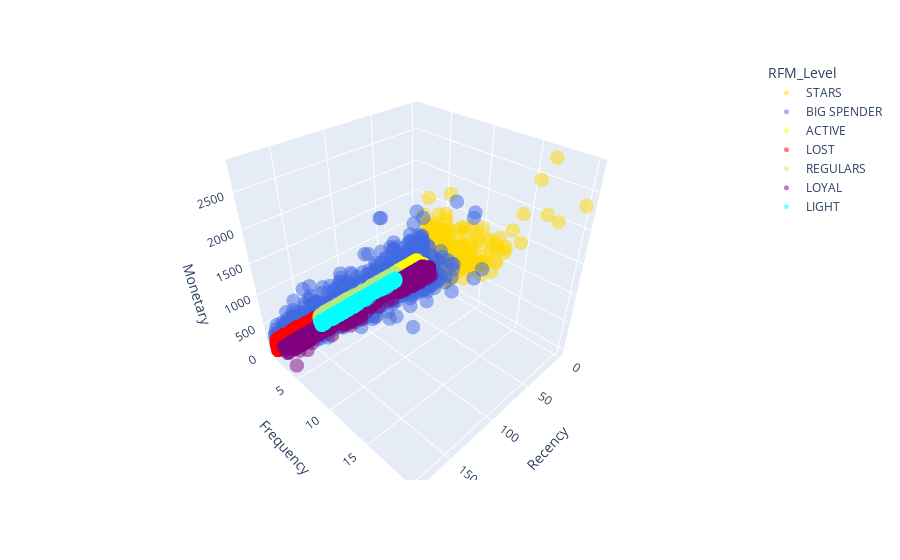

This figure's notebook cell:
### Markdown cell above
# iii. 3d Scatter Plot (RFM)

### Code cell
import plotly.express as px

fig = px.scatter_3d(df_RFM, x='Recency', y='Frequency', z='Monetary',
                    color = 'RFM_Level', opacity=0.5,
                    color_discrete_map = colors_dict)
#fig.show()
fig.update_traces(marker=dict(size=5),
                  
                  selector=dict(mode='markers'))
# tight layout
fig.show()

### Figure 1 — Plotly figure (JSON) as saved in the notebook; plotly's stock layout.template omitted (floating-point values rounded to 4 significant figures; data arrays with more than 128 entries replaced by an {"elided": "..."} marker saying what was removed)
{"data": [{"hovertemplate": "RFM_Level=STARS<br>Recency=%{x}<br>Frequency=%{y}<br>Monetary=%{z}<extra></extra>", "legendgroup": "STARS", "marker": {"color": "gold", "opacity": 0.5, "size": 5, "symbol": "circle"}, "mode": "markers", "name": "STARS", "scene": "scene", "showlegend": true, "type": "scatter3d", "x": {"elided": "1695 int values"}, "y": {"elided": "1695 int values"}, "z": {"elided": "1695 float values"}}, {"hovertemplate": "RFM_Level=BIG SPENDER<br>Recency=%{x}<br>Frequency=%{y}<br>Monetary=%{z}<extra></extra>", "legendgroup": "BIG SPENDER", "marker": {"color": "royalblue", "opacity": 0.5, "size": 5, "symbol": "circle"}, "mode": "markers", "name": "BIG SPENDER", "scene": "scene", "showlegend": true, "type": "scatter3d", "x": {"elided": "4691 int values"}, "y": {"elided": "4691 int values"}, "z": {"elided": "4691 float values"}}, {"hovertemplate": "RFM_Level=ACTIVE<br>Recency=%{x}<br>Frequency=%{y}<br>Monetary=%{z}<extra></extra>", "legendgroup": "ACTIVE", "marker": {"color": "yellow", "opacity": 0.5, "size": 5, "symbol": "circle"}, "mode": "markers", "name": "ACTIVE", "scene": "scene", "showlegend": true, "type": "scatter3d", "x": {"elided": "3024 int values"}, "y": {"elided": "3024 int values"}, "z": {"elided": "3024 float values"}}, {"hovertemplate": "RFM_Level=LOST<br>Recency=%{x}<br>Frequency=%{y}<br>Monetary=%{z}<extra></extra>", "legendgroup": "LOST", "marker": {"color": "red", "opacity": 0.5, "size": 5, "symbol": "circle"}, "mode": "markers", "name": "LOST", "scene": "scene", "showlegend": true, "type": "scatter3d", "x": {"elided": "5303 int values"}, "y": {"elided": "5303 int values"}, "z": {"elided": "5303 float values"}}, {"hovertemplate": "RFM_Level=REGULARS<br>Recency=%{x}<br>Frequency=%{y}<br>Monetary=%{z}<extra></extra>", "legendgroup": "REGULARS", "marker": {"color": "#B6E880", "opacity": 0.5, "size": 5, "symbol": "circle"}, "mode": "markers", "name": "REGULARS", "scene": "scene", "showlegend": true, "type": "scatter3d", "x": {"elided": "4855 int values"}, "y": {"elided": "4855 int values"}, "z": {"elided": "4855 float values"}}, {"hovertemplate": "RFM_Level=LOYAL<br>Recency=%{x}<br>Frequency=%{y}<br>Monetary=%{z}<extra></extra>", "legendgroup": "LOYAL", "marker": {"color": "purple", "opacity": 0.5, "size": 5, "symbol": "circle"}, "mode": "markers", "name": "LOYAL", "scene": "scene", "showlegend": true, "type": "scatter3d", "x": {"elided": "2749 int values"}, "y": {"elided": "2749 int values"}, "z": {"elided": "2749 float values"}}, {"hovertemplate": "RFM_Level=LIGHT<br>Recency=%{x}<br>Frequency=%{y}<br>Monetary=%{z}<extra></extra>", "legendgroup": "LIGHT", "marker": {"color": "cyan", "opacity": 0.5, "size": 5, "symbol": "circle"}, "mode": "markers", "name": "LIGHT", "scene": "scene", "showlegend": true, "type": "scatter3d", "x": {"elided": "3226 int values"}, "y": {"elided": "3226 int values"}, "z": {"elided": "3226 float values"}}], "layout": {"legend": {"title": {"text": "RFM_Level"}, "tracegroupgap": 0}, "margin": {"t": 60}, "scene": {"domain": {"x": [0, 1], "y": [0, 1]}, "xaxis": {"title": {"text": "Recency"}}, "yaxis": {"title": {"text": "Frequency"}}, "zaxis": {"title": {"text": "Monetary"}}}}}
